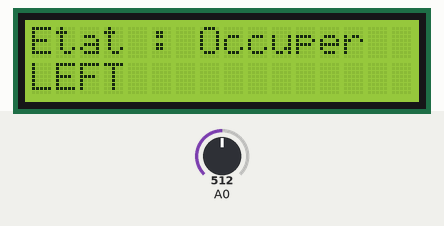
A sketch run on a simulated Arduino Uno, built with avr-gcc and run on an emulated ATmega328P. On the bench: 16×2 character LCD. The inputs (shaded band) are chosen by the test bench; at power-on: A0 = 512.

Above: at 1.2 s.
1.3 s: A0 set to 55
2.8 s: A0 set to 44
At 3.4 s:
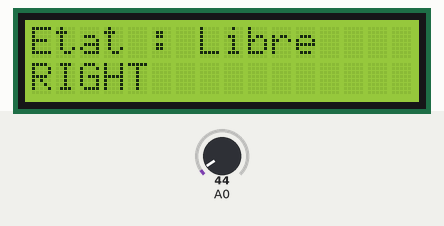
4.3 s: A0 set to 438
5.8 s: A0 set to 460
At 6.9 s:
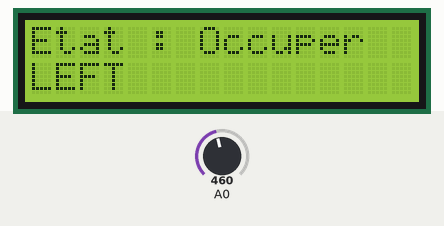
7.3 s: A0 set to 40
At 8.1 s:
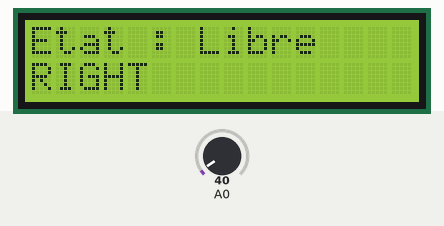
8.8 s: A0 set to 511
At 9.2 s:
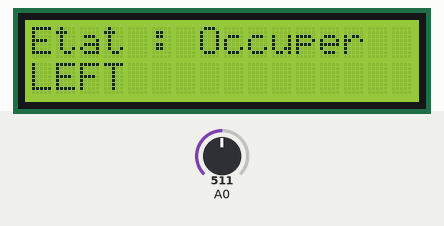
Timing chart, 0 to 11.3 s (numbered marks = the images above; inputs shaded):
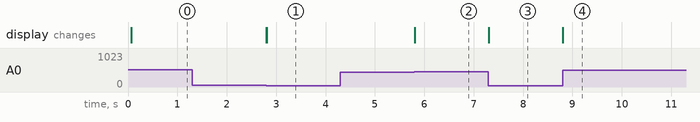

The sketch:

test002.ino
```cpp
// Charger la librairie LiquidCrystal
#include <LiquidCrystal.h>

// Définir les pins utilisées par le LCD
LiquidCrystal lcd(8, 9, 4, 5, 6, 7);

// Définir les variables globales pour l'affichage du LCD
int lcd_key = 0;
int adc_key_in = 0;
#define btnRIGHT 0
#define btnUP 1
#define btnDOWN 2
#define btnLEFT 3
#define btnSELECT 4
#define btnNONE 5
// Autres variables globales
boolean etat_taxi = true;
boolean client = false;

int read_LCD_buttons()// Fonction lire les boutons
{
  adc_key_in = analogRead(0); // Lire les valeurs du capteurs
  // Les valeurs renvoyées sont sensés etre: 0, 144, 329, 504, 741
  // Il y a une erreur possible de 50
  if (adc_key_in > 1000) return btnNONE; // Nous découpons les valeurs possibles en zone pour chaque bouton
  if (adc_key_in < 50) return btnRIGHT;
  if (adc_key_in < 250) return btnUP;
  if (adc_key_in < 450) return btnDOWN;
  if (adc_key_in < 650) return btnLEFT;
  if (adc_key_in < 850) return btnSELECT;
  return btnNONE; // On renvoie cela si l'on est au dessus de 850
}

void libroccuper(boolean etat)
{
  lcd.setCursor(0,0); // Placer le curseur au début de la première ligne
  if (etat == true)
  {
    lcd.print("Etat : Libre  ");
  }
  else
  {
    lcd.print("Etat : Occuper");
  }
}

void setup() // Initialisation
{
  lcd.begin(16, 2); // Démarrer la librairie
  lcd.setCursor(0,0); // Placer le curseur au début de la première ligne
  lcd.print("Initialisation"); // Afficher un message simple
}

void loop() // Fonction principale
{
  lcd_key = read_LCD_buttons(); // Lire les boutons
  libroccuper(etat_taxi);

  lcd.setCursor(0,1); // Placer le curseur au début de la seconde ligne

  switch (lcd_key) // Selon le bouton appuyer
  {
    case btnRIGHT: // Pour le bouton "Right"
    {
      lcd.print("RIGHT "); // Afficher "Right"
      etat_taxi = true;
      break;
    }
    case btnLEFT: // Pour le bouton "left"
    {
      lcd.print("LEFT "); // Afficher "Left"
      etat_taxi = false;
      break;
    }
  }


}
```

Measured:
- the behaviour switches between 50 and 49 on A0 (found by bisection; images 0 and 1)
- the behaviour switches between 449 and 450 on A0 (found by bisection; images 1 and 2)
- after the input at 1.3 s, every drawn part: stays the same
- after the input at 2.8 s, the display: first changes at once (image 1 shows a later state)
- after the input at 4.3 s, every drawn part: stays the same
- after the input at 5.8 s, the display: first changes at once (image 2 shows a later state)
- after the input at 7.3 s, the display: first changes at once (image 3 shows a later state)
- after the input at 8.8 s, the display: first changes at once (image 4 shows a later state)
